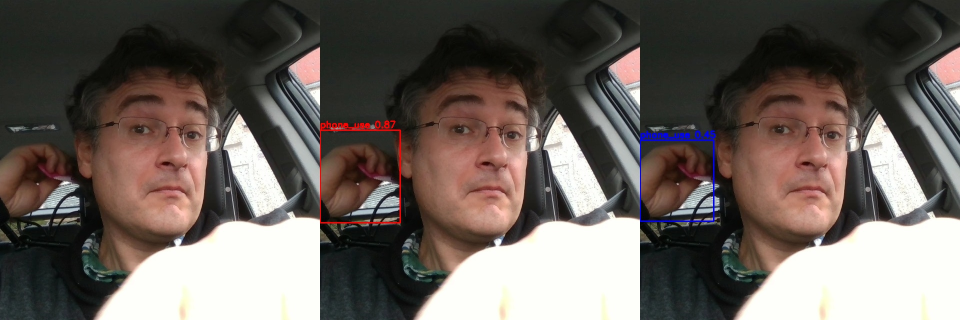
#> input picture scratch/vis_cand_119.jpg, 1920 x 640 px, given in place of subject_08_video_02_frame_0207.jpg, which was not available (shown at 1/2 size)
$ python draw_candidates.py
#> lines starting #> are read from the running program, lines starting #| are printed output that depends on the picture; after the words box and inside, x2 and y2 are one past the last pixel; in counts of white or black regions, pixels touching at a corner belong together; pictures that were not available may be replaced by others from this repository, and a replacement may not be noted
import cv2
import json

with open("scratch/candidates.json") as f:
#> (reads scratch/candidates.json from the repository)
    data = json.load(f)

# Let us draw boxes for candidates 41, 57, 70, 91, 119, 60, 46
candidates_to_draw = [41, 57, 70, 91, 119, 46, 69]

for idx in candidates_to_draw:
    d = data[idx]
    img = cv2.imread(d["img"])
#> img is the input picture: shape (640, 1920, 3); mean B, G, R 91.2, 96.6, 105.3
    h, w, _ = img.shape
#> h = 640; w = 1920

    # Draw YOLO11 0% boxes
    img11 = img.copy()
    for label, conf, box in d["yolo11_0"]:
        x1, y1, x2, y2 = map(int, box)
        cv2.rectangle(img11, (x1, y1), (x2, y2), (0, 0, 255), 2)
        cv2.putText(img11, f"{label} {conf:.2f}", (x1, max(y1-5, 15)), cv2.FONT_HERSHEY_SIMPLEX, 0.6, (0, 0, 255), 2)
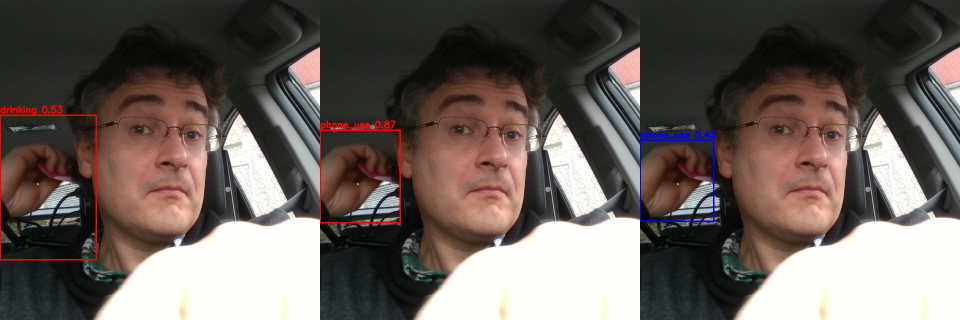
#> img11: shape (640, 1920, 3) (shown at 1/2 size); 0.28% of pixels changed, all inside (x1, y1, x2, y2) = (0, 211, 194, 521)

    # Draw YOLO26 0% boxes
    img26 = img.copy()
    for label, conf, box in d["yolo26_0"]:
        x1, y1, x2, y2 = map(int, box)
        cv2.rectangle(img26, (x1, y1), (x2, y2), (255, 0, 0), 2)
        cv2.putText(img26, f"{label} {conf:.2f}", (x1, max(y1-5, 15)), cv2.FONT_HERSHEY_SIMPLEX, 0.6, (255, 0, 0), 2)
#> this loop made 1 pass
#> (x1, y1, x2, y2) on pass 1: (0, 226, 176, 529)
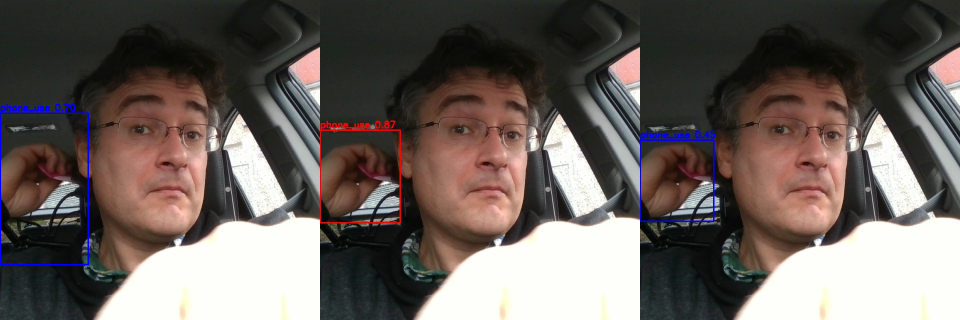
#> img26: shape (640, 1920, 3) (shown at 1/2 size); 0.29% of pixels changed, all inside (x1, y1, x2, y2) = (0, 207, 178, 531)

    out_path = f"scratch/vis_cand_{idx}.jpg"
    # concatenate horizontally: original, yolo11_0, yolo26_0
    combo = cv2.hconcat([img, img11, img26])
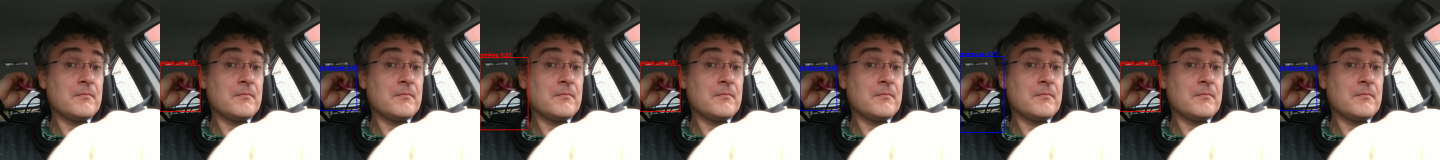
#> combo: shape (640, 5760, 3) (shown at 1/4 size); mean B, G, R 91.3, 96.5, 105.4
    cv2.imwrite(out_path, combo)
    print(f"Saved {out_path} for {d['img']}")
#> pass 2 of the loop `for idx in candidates_to_draw:`:
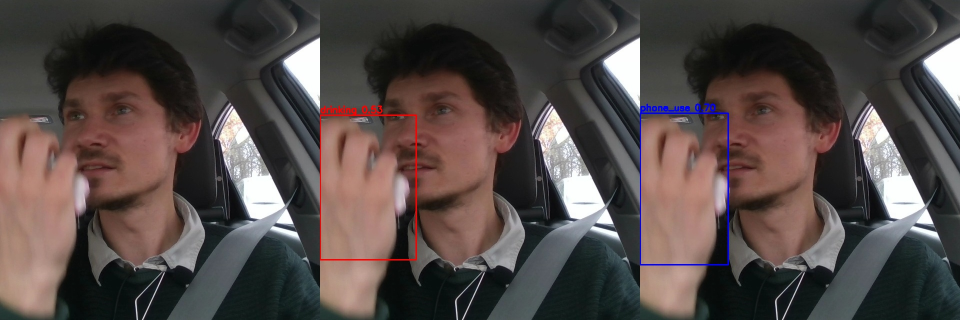
#> input picture scratch/vis_cand_41.jpg, 1920 x 640 px, given in place of subject_14_video_02_frame_0140.jpg, which was not available (shown at 1/2 size)
#> img is the input picture: shape (640, 1920, 3); mean B, G, R 71.1, 73.5, 83.4
#> the loop `for label, conf, box in d["yolo11_0"]:` made 1 pass
#> (x1, y1, x2, y2) on pass 1: (0, 393, 243, 640)
#> after the loop `for label, conf, box in d["yolo11_0"]:`:
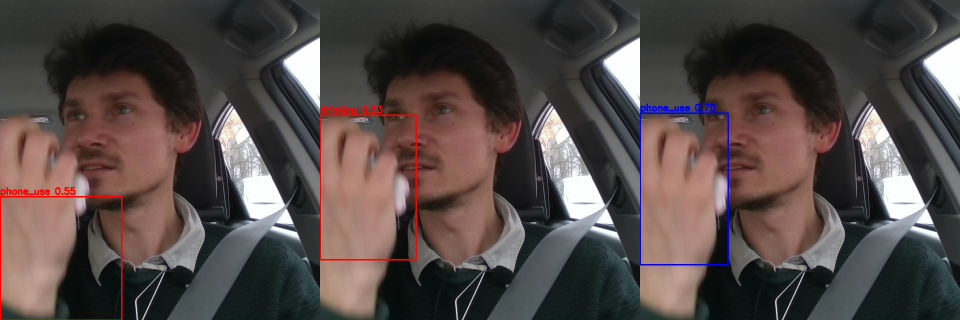
#> img11: shape (640, 1920, 3) (shown at 1/2 size); 0.26% of pixels changed, all inside (x1, y1, x2, y2) = (0, 374, 245, 640)
#> the loop `for label, conf, box in d["yolo26_0"]:` made 1 pass
#> (x1, y1, x2, y2) on pass 1: (0, 389, 227, 639)
#> `combo = cv2.hconcat([img, img11, img26])`:
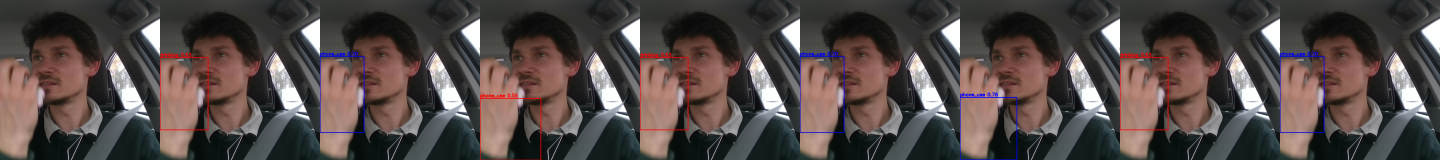
#> combo: shape (640, 5760, 3) (shown at 1/4 size); mean B, G, R 71.2, 73.3, 83.4
#> (the run stopped early here; a loop or call above may not have finished)
